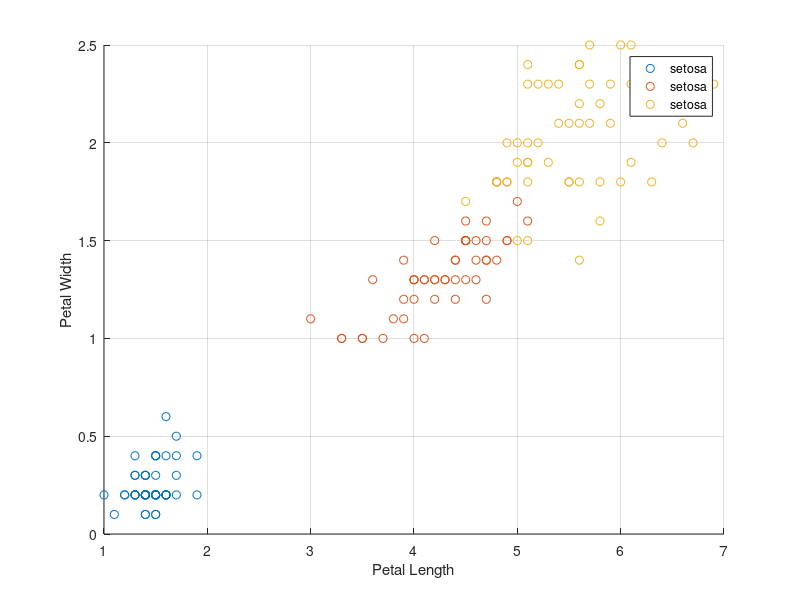

Recreate this plot in MATLAB. (Note: this script raises an error after producing the figure.)
clear;clc;close all

% Load in the Fisher Iris Data
% Fisher's iris data set contains species (species) and 
% measurements (meas) on sepal length, sepal width, petal length, 
% and petal width for 150 iris specimens. The data set contains 50 
% specimens from each of three species: setosa, versicolor, and 
% virginica.
load fisheriris

% Plot the input data using gscatter.
% Use only the last two columns makes it easier to plot.
% Label the X & Y axes appropriately, add a Legend,
% add grid lines, save the data to a color encapsulated 
% postscript file called IrisData.eps


data = meas(:, 3:4);
gscatter(data(:, 1), data(:, 2), species)
grid on;
xlabel('Petal Length')
ylabel('Petal Width')
legend(species);
print 'IrisData' '-deps'

% Create a Self-Organizing Map with 3 classes to classify the irises
% First, set up an SOM called net with 3 classes
net = selforgmap([3 1]);


% Train the SOM
net = train(net, data');


% Use the Network to classify each record 
y = net(data');
y = vec2ind(y);

% Plot the results
% save the data to a color encapsulated 
% postscript file called SOM.eps


gscatter(data(:, 1), data(:, 2), y)
grid on;
xlabel('Petal Length')
ylabel('Petal Width')
print 'SOM' '-deps'

